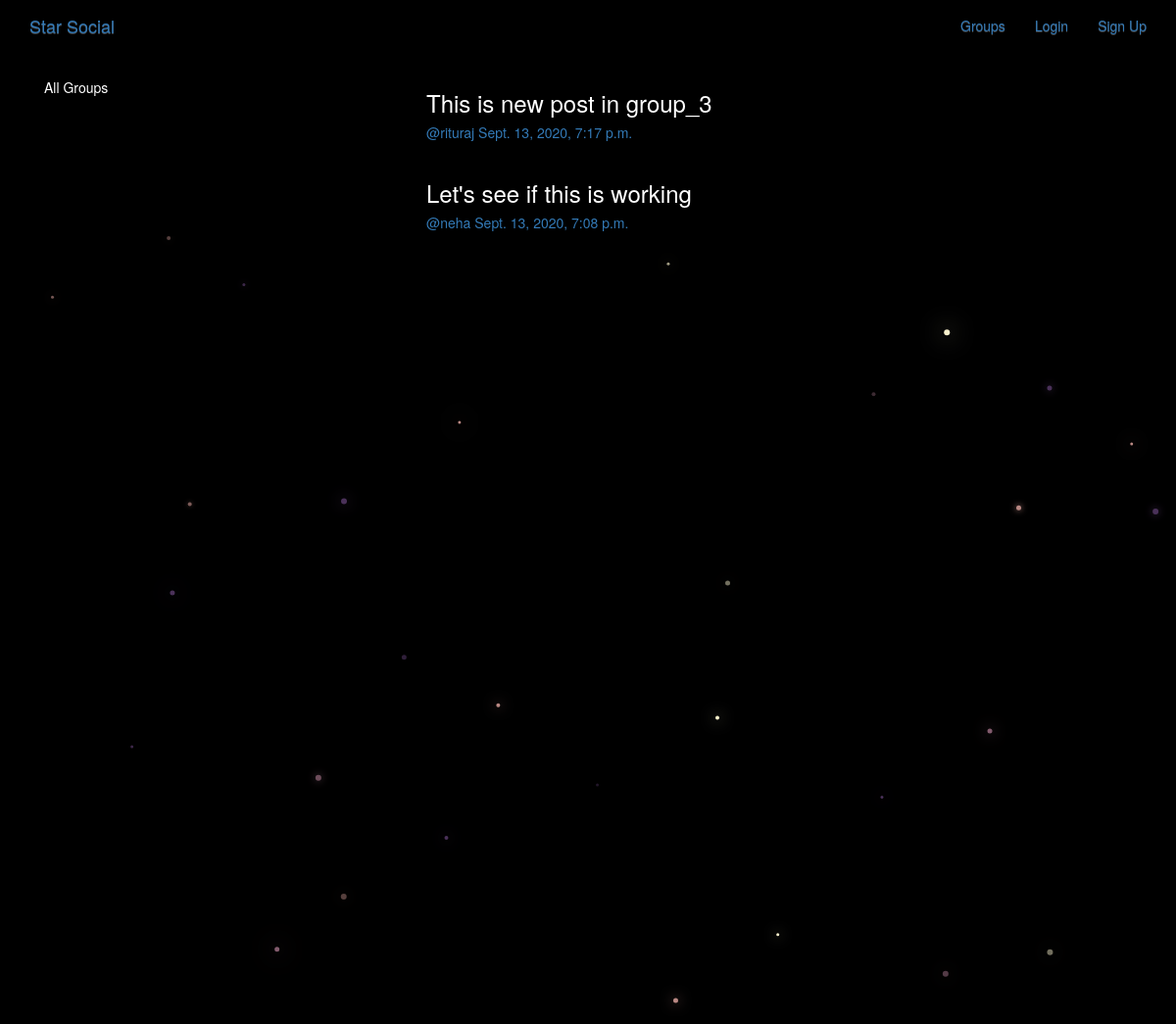
/posts/, run on the app's committed database.
### posts/models.py (models this page shows, shortened)
class Post(models.Model):
    user = models.ForeignKey(User, related_name='posts', on_delete=models.CASCADE)
    created_at = models.DateTimeField(auto_now=True)
    message = models.TextField()
    message_html = models.TextField(editable=False)
    group = models.ForeignKey(Group, related_name='posts', null=True, blank=True, on_delete=models.CASCADE)
    class Meta:
        ordering = ['-created_at']
        unique_together = ['user','message']

### posts/views.py (the view)
class PostList(generic.ListView, SelectRelatedMixin):
    model = models.Post
    select_related = ('user','group')

### posts/templates/posts/post_list.html (shortened to what this page needs)
{% extends 'posts/post_base.html' %}
{% block prepost %}
  <div class="col-md-4">
    <div class="card card-with-shadow">
      <div class="content">
        <h5 class='title'>All Groups</h5>
      </div>
    </div>
  </div>
{% endblock %}
{% block post_content %}
  <div class="col-md-8">
    {% for post in post_list %}
      {% include 'posts/_post.html' %}
    {% endfor %}
  </div>
{% endblock %}

### posts/templates/posts/_post.html (shortened to what this page needs)
<div class="post media">
  <h3>{{ post.message_html|safe }}</h3>
  <div class="media-body">
    <h5 class='media-heading'>
      <span class='username'>
        <a href="{% url 'posts:for_user' username=post.user.username %}">@{{ post.user.username }}</a>
      </span>
      <time class='time'>
        <a href="{% url 'posts:single' username=post.user.username pk=post.pk %}">{{ post.created_at }}</a>
      </time>
    </h5>
  </div>
</div>

### static/social_site/CSS/master.css (style rules this page uses)
body { margin: 0; overflow: hidden; background-color: black; color: white; }

### data on the page
Post: message_html "This is new post in group_3", user.username "rituraj", created_at "Sept. 13, 2020, 7:17 p.m."
Post: message_html "Let's see if this is working", user.username "neha", created_at "Sept. 13, 2020, 7:08 p.m."
